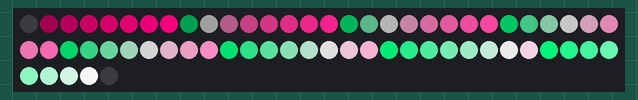
Simulated run of this sketch. Board: ESP32. On the bench: 65 RGB LEDs in strip order, left to right, continuing on the next row.

Above: at 0.1 s.

The sketch:

minin_sut.ino
```cpp
#include "Arduino.h"
#include "FastLED.h"
#define NUM_LED 65
#define PIN_NUM 27

 CRGB leds[NUM_LED];
 int k=0;
void setup() {
  FastLED.addLeds<WS2812B, PIN_NUM, GRB>(leds, 0, NUM_LED);
  // put your setup code here, to run once:

}

void loop() {
  for(int i=0;i<8;i++)
  for (int j=0;j<8;j++)
  {
    leds[i+8*j]=CRGB(i*16*2,j*16*2,(i+j)*16 );//s. CHSV((i+k)%8*16,j*16,60);
  }
  k++;
  FastLED.show();
  // put your main code here, to run repeatedly:

}
```
